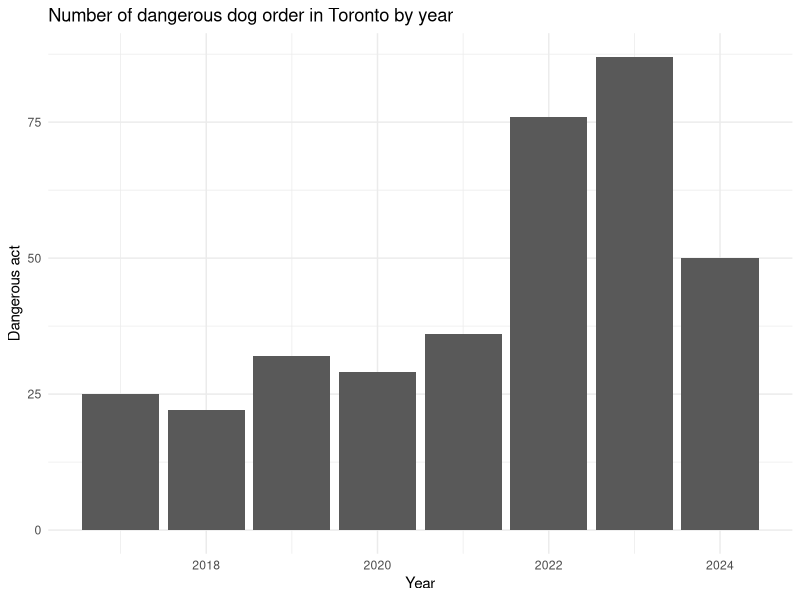
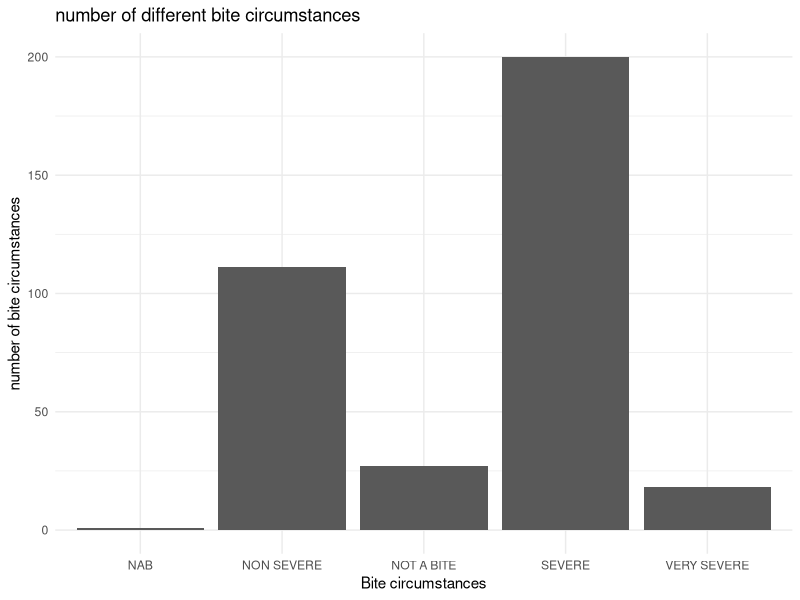
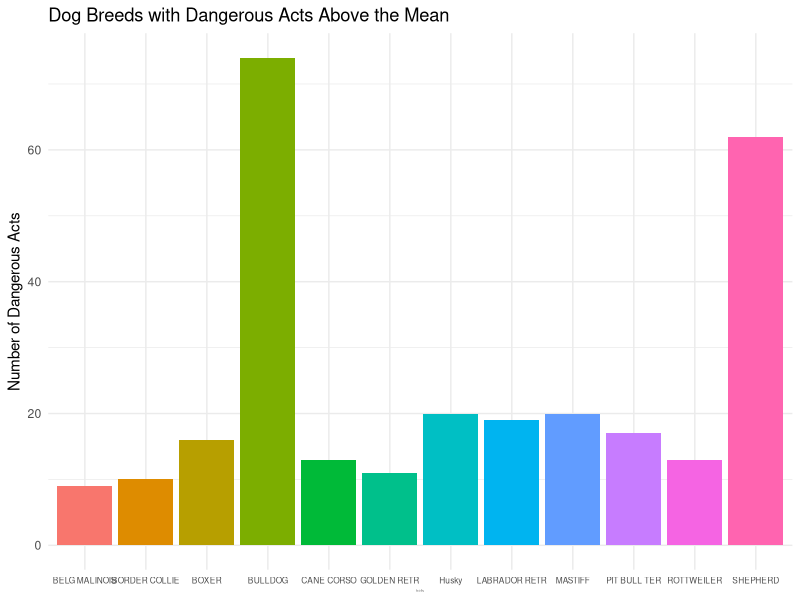
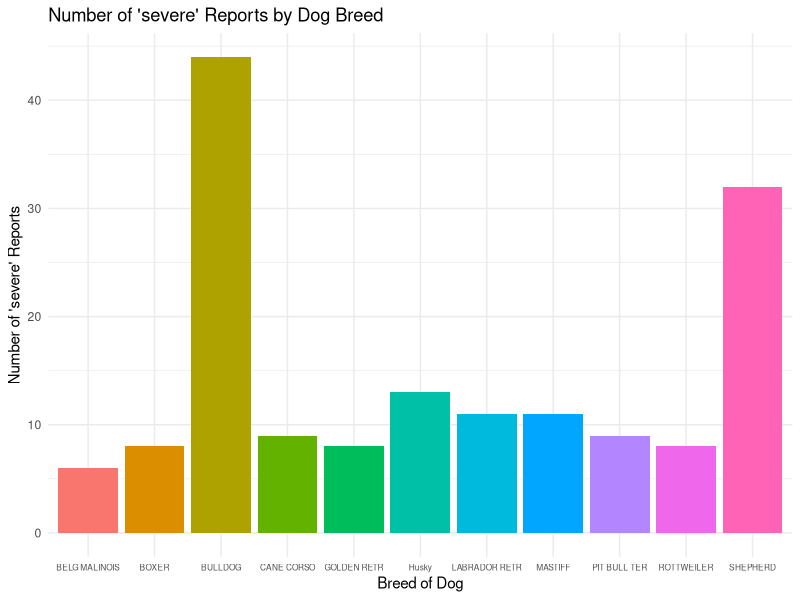
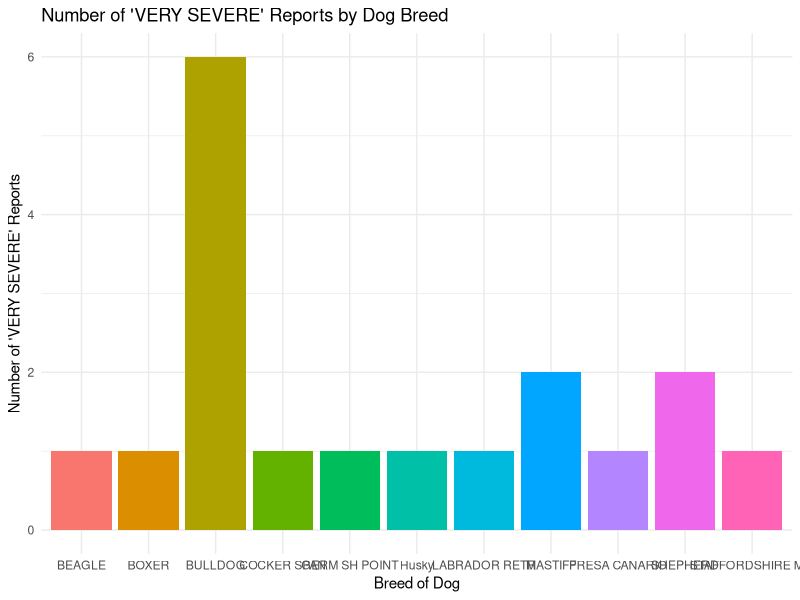

The R source for these figures, in order:
## ---- chunk 1
#| include: false
#| warning: false
#| message: false

library(tidyverse)
library(here)
library(dplyr)
## ---- chunk 2
#| echo: false
#| warning: false
#| message: false

cleaned_data <- read_csv(here::here("data/analysis_data/analysis_data.csv"))
## ---- chunk 3
#| label: fig-1
#| fig-cap: "Number of dogs that have been issued as a dangerous dog in Toronto" 
#| warning: false
#| message: false
#| echo: false

cleaned_data1 <- cleaned_data %>%
  mutate(Year = year(as.Date(Date_of_Dangerous_Act))) 

cleaned_data1 |>
  ggplot(aes(x = Year)) +
  geom_bar() +
  theme_minimal() + 
  labs(title = "Number of dangerous dog order in Toronto by year",
       x = "Year", y = "Dangerous act"
       ) 
## ---- chunk 4
#| label: fig-2
#| fig-cap: "Number of different attack circumstance " 
#| warning: false
#| message: false
#| echo: false

cleaned_data1 |>
  ggplot(aes(x = Bite_Circumstance)) +
  geom_bar() +
  theme_minimal() + 
  labs(title = "number of different bite circumstances",
       x = "Bite circumstances", y = "number of bite circumstances"
       ) 
## ---- chunk 5
#| label: fig-3
#| fig-cap: "Breed of dogs that has dangerous act above the mean of dangerous dog order" 
#| warning: false
#| message: false
#| echo: false

breed_counts <- cleaned_data %>%
  group_by(Breed) %>%
  summarise(Num_Dangerous_Acts = n())

mean_value <- mean(breed_counts$Num_Dangerous_Acts)

filtered_breeds <- breed_counts %>%
  filter(Num_Dangerous_Acts > mean_value)

ggplot(data = filtered_breeds, aes(x = Breed, y = Num_Dangerous_Acts, fill = Breed)) +
  geom_bar(stat = "identity") +
  labs(title = "Dog Breeds with Dangerous Acts Above the Mean",
       x = "Breed of Dog",
       y = "Number of Dangerous Acts") +
  theme_minimal() +
  theme(
    legend.position = "none",axis.title.x = element_text(size = 1), axis.text.x = element_text(size = 6)
  )
## ---- chunk 6
#| label: fig-4
#| fig-cap: "Number of severe each breed of dog caused" 
#| warning: false
#| message: false
#| echo: false

severe_counts <- cleaned_data %>%
  filter(Bite_Circumstance == "SEVERE") %>%
  group_by(Breed) %>%
  summarise(Num_severe = n())

mean_value <- mean(severe_counts$Num_severe)

filtered_breeds1 <- severe_counts %>%
  filter(Num_severe > mean_value)

# Create the bar plot
ggplot(data = filtered_breeds1, aes(x = Breed, y = Num_severe, fill = Breed)) +
  geom_bar(stat = "identity") +
  labs(title = "Number of 'severe' Reports by Dog Breed",
       x = "Breed of Dog",
       y = "Number of 'severe' Reports") +
  theme_minimal() +
  theme(legend.position = "none", axis.text.x = element_text(size = 6))
## ---- chunk 7
#| label: fig-5
#| fig-cap: "Number of very severe each breed of dog caused" 
#| warning: false
#| message: false
#| echo: false

very_severe <- cleaned_data %>%
  filter(Bite_Circumstance == "VERY SEVERE") %>%
  group_by(Breed) %>%
  summarise(Num_very = n())

# Create the bar plot
ggplot(data = very_severe, aes(x = Breed, y = Num_very, fill = Breed)) +
  geom_bar(stat = "identity") +
  labs(title = "Number of 'VERY SEVERE' Reports by Dog Breed",
       x = "Breed of Dog",
       y = "Number of 'VERY SEVERE' Reports") +
  theme_minimal() +
  theme(legend.position = "none")
